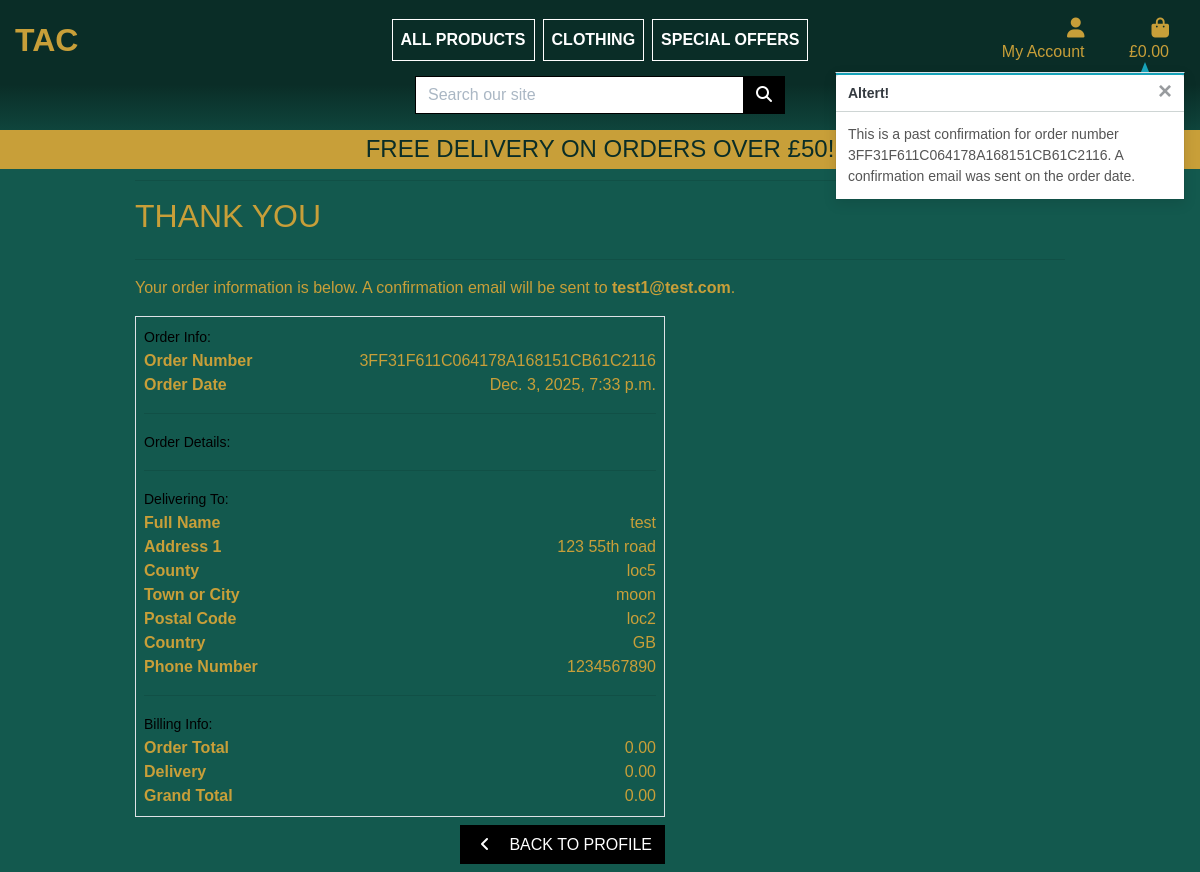
The app's page /profile/order_history/3FF31F611C064178A168151CB61C2116 with its own data.
### checkout/models.py (models this page shows, shortened)
class Order(models.Model):
    order_number = models.CharField(max_length=32, null=False, editable=False)
    user_profile = models.ForeignKey(UserProfile, on_delete=models.SET_NULL, null=True, blank=True, related_name='orders')
    full_name = models.CharField(max_length=50, null=False, blank=False)
    email = models.EmailField(max_length=254, null=False, blank=False)
    phone_number = models.CharField(max_length=20, null=False, blank=False)
    country = CountryField(blank_label='Country *', null=False, blank=False)
    postcode = models.CharField(max_length=20, null=True, blank=True)
    town_or_city = models.CharField(max_length=40, null=False, blank=False)
    street_address1 = models.CharField(max_length=80, null=False, blank=False)
    street_address2 = models.CharField(max_length=80, null=True, blank=True)
    county = models.CharField(max_length=80, null=True, blank=True)
    date = models.DateTimeField(auto_now_add=True)
    delivery_cost = models.DecimalField(max_digits=6, decimal_places=2, null=False, default=0)
    order_total = models.DecimalField(max_digits=10, decimal_places=2, null=False, default=0)
    grand_total = models.DecimalField(max_digits=10, decimal_places=2, null=False, default=0)
    original_bag = models.TextField(null=False, blank=False, default='')
    stripe_pid = models.CharField(max_length=254, null=False, blank=False, default='')

### profiles/views.py (the view)
# urls.py: path('order_history/<order_number>', views.order_history, name='order_history')
def order_history(request, order_number):
    order = get_object_or_404(Order, order_number=order_number)
    messages.info(request, (
        f'This is a past confirmation for order number {order_number}. '
        'A confirmation email was sent on the order date.'
    ))
    template = 'checkout/checkout_success.html'
    context = {
        'order': order,
        'from_profile': True,
    }
    return render(request, template, context)

### shopbag/contexts.py (called while the page is built, shortened)
def bag_contents(request):
    bag_items = []
    total = 0
    product_count = 0
    bag = request.session.get('bag', {})
    if total < settings.FREE_DELIVERY_THRESHOLD:
        delivery = total * Decimal(settings.STANDARD_DELIVERY_PERCENTAGE / 100)
        free_delivery_delta = settings.FREE_DELIVERY_THRESHOLD - total
    else:
        delivery = 0
        free_delivery_delta = 0
    grand_total = delivery + total
    context = {
        'bag_items': bag_items,
        'total': total,
        'product_count': product_count,
        'delivery': delivery,
        'free_delivery_delta': free_delivery_delta,
        'free_delivery_threshold': settings.FREE_DELIVERY_THRESHOLD,
        'grand_total': grand_total,
    }
    return context

### checkout/templates/checkout/checkout_success.html (shortened to what this page needs)
{% extends "base.html" %}
{% load static %}
{% block page_header %}
    <div class="container header-container">
    </div>
{% endblock %}
{% block content %}
    <div class="overlay"></div>
    <div class="container">
        <div class="row">
            <div class="col">
                <hr>
                <h2 class="logo-font mb-4 text-gld">Thank You</h2>
                <hr>
                <p class="text-gld">Your order information is below. A confirmation email will be sent to <strong>{{ order.email }}</strong>.</p>
            </div>
        </div>
        <div class="row text-gld">
            <div class="col-12 col-lg-7">
                <div class="order-confirmation-wrapper p-2 border">
                    <div class="row">
                        <div class="col">
                            <small class="text-black">Order Info:</small>
                        </div>
                    </div>
                    <div class="row">
                        <div class="col-12 col-md-4">
                            <p class="mb-0 text-gld font-weight-bold">Order Number</p>
                        </div>
                        <div class="col-12 col-md-8 text-md-right">
                            <p class="mb-0">{{ order.order_number }}</p>
                        </div>
                    </div>
                    <div class="row">
                        <div class="col-12 col-md-4">
                            <p class="mb-0 text-gld font-weight-bold">Order Date</p>
                        </div>
                        <div class="col-12 col-md-8 text-md-right">
                            <p class="mb-0">{{ order.date }}</p>
                        </div>
                    </div>
                    <hr>
                    <div class="row">
                        <div class="col">
                            <small class="text-black">Order Details:</small>
                        </div>
                    </div>
                    <hr>
                    <div class="row">
                        <div class="col">
                            <small class="text-black">Delivering To:</small>
                        </div>
                    </div>
                    <div class="row">
                        <div class="col-12 col-md-4">
                            <p class="mb-0 text-gld font-weight-bold">Full Name</p>
                        </div>
                        <div class="col-12 col-md-8 text-md-right">
                            <p class="mb-0">{{ order.full_name }}</p>
                        </div>
                    </div>
                    <div class="row">
                        <div class="col-12 col-md-4">
                            <p class="mb-0 text-gld font-weight-bold">Address 1</p>
                        </div>
                        <div class="col-12 col-md-8 text-md-right">
                            <p class="mb-0">{{ order.street_address1 }}</p>
                        </div>
                    </div>
                    {% if order.county %}
                    <div class="row">
                        <div class="col-12 col-md-4">
                            <p class="mb-0 text-gld font-weight-bold">County</p>
                        </div>
                        <div class="col-12 col-md-8 text-md-right">
                            <p class="mb-0">{{ order.county }}</p>
                        </div>
                    </div>
                    {% endif %}
                    <div class="row">
                        <div class="col-12 col-md-4">
                            <p class="mb-0 text-gld font-weight-bold">Town or City</p>
                        </div>
                        <div class="col-12 col-md-8 text-md-right">
                            <p class="mb-0">{{ order.town_or_city }}</p>
                        </div>
                    </div>
                    {% if order.postcode %}
                    <div class="row">
                        <div class="col-12 col-md-4">
                            <p class="mb-0 text-gld font-weight-bold">Postal Code</p>
                        </div>
                        <div class="col-12 col-md-8 text-md-right">
                            <p class="mb-0">{{ order.postcode }}</p>
                        </div>
                    </div>
                    {% endif %}
                    <div class="row">
                        <div class="col-12 col-md-4">
                            <p class="mb-0 text-gld font-weight-bold">Country</p>
                        </div>
                        <div class="col-12 col-md-8 text-md-right">
                            <p class="mb-0">{{ order.country }}</p>
                        </div>
                    </div>
                    <div class="row">
                        <div class="col-12 col-md-4">
                            <p class="mb-0 text-gld font-weight-bold">Phone Number</p>
                        </div>
                        <div class="col-12 col-md-8 text-md-right">
                            <p class="mb-0">{{ order.phone_number }}</p>
                        </div>
                    </div>
                    <hr>
                    <div class="row">
                        <div class="col">
                            <small class="text-black">Billing Info:</small>
                        </div>
                    </div>
                    <div class="row">
                        <div class="col-12 col-md-4">
                            <p class="mb-0 text-gld font-weight-bold">Order Total</p>
                        </div>
                        <div class="col-12 col-md-8 text-md-right">
                            <p class="mb-0">{{ order.order_total }}</p>
                        </div>
                    </div>
                    <div class="row">
                        <div class="col-12 col-md-4">
                            <p class="mb-0 text-gld font-weight-bold">Delivery</p>
                        </div>
                        <div class="col-12 col-md-8 text-md-right">
                            <p class="mb-0">{{ order.delivery_cost }}</p>
                        </div>
                    </div>
                    <div class="row">
                        <div class="col-12 col-md-4">
                            <p class="mb-0 text-gld font-weight-bold">Grand Total</p>
                        </div>
                        <div class="col-12 col-md-8 text-md-right">
                            <p class="mb-0">{{ order.grand_total }}</p>
                        </div>
                    </div>
                </div>
            </div>
        </div>
        <div class="row">
			<div class="col-12 col-lg-7 text-right">
				{% if from_profile %}
                    <a href="{% url 'profile' %}" class="btn btn-black rounded-0 my-2">
                        <span class="icon mr-2">
                            <i class="fas fa-angle-left"></i>
                        </span>
                        <span class="text-uppercase">Back to Profile</span>
                    </a>
                {% endif %}
			</div>
		</div>
    </div>
{% endblock %}

### static/css/base.css (style rules this page uses)
html { height: 100%; background-color: #13594E; }
body { color: #555; font-family: Arial, sans-serif; background-color: #13594E; }
.icon { align-items: center; display: inline-flex; justify-content: center; height: 1.5rem; width: 1.5rem; }
.logo-font { text-transform: uppercase; }
.btn-black { background: black; color: white; }
.text-black { color: #000 !important; }
.text-gld { color: #C89F39 !important; }
.bg-green { background-color: #13594E; }
.overlay { height: 100%; width: 100%; top: 0; left: 0; position: fixed; z-index: -1; }
@media (min-width: 1200px) { .container { max-width: 80%; } }
@media (min-width: 992px) { .header-container { padding-top: 164px; } }

### records on screen
Order: email "test1@test.com", order_number "3FF31F611C064178A168151CB61C2116", date "Dec. 3, 2025, 7:33 p.m.", full_name "test", street_address1 "123 55th road", county "loc5", town_or_city "moon", postcode "loc2", country "GB", phone_number "1234567890", order_total "0.00", delivery_cost "0.00", grand_total "0.00"

### other values on screen
{{ grand_total|default:"0.00"|floatformat:2 }} "0.00"
{{ free_delivery_threshold }} "50"
{{ message }} "This is a past confirmation for order number 3FF31F611C064178A168151CB61C2116. A confirmation email was sent on the order date."
